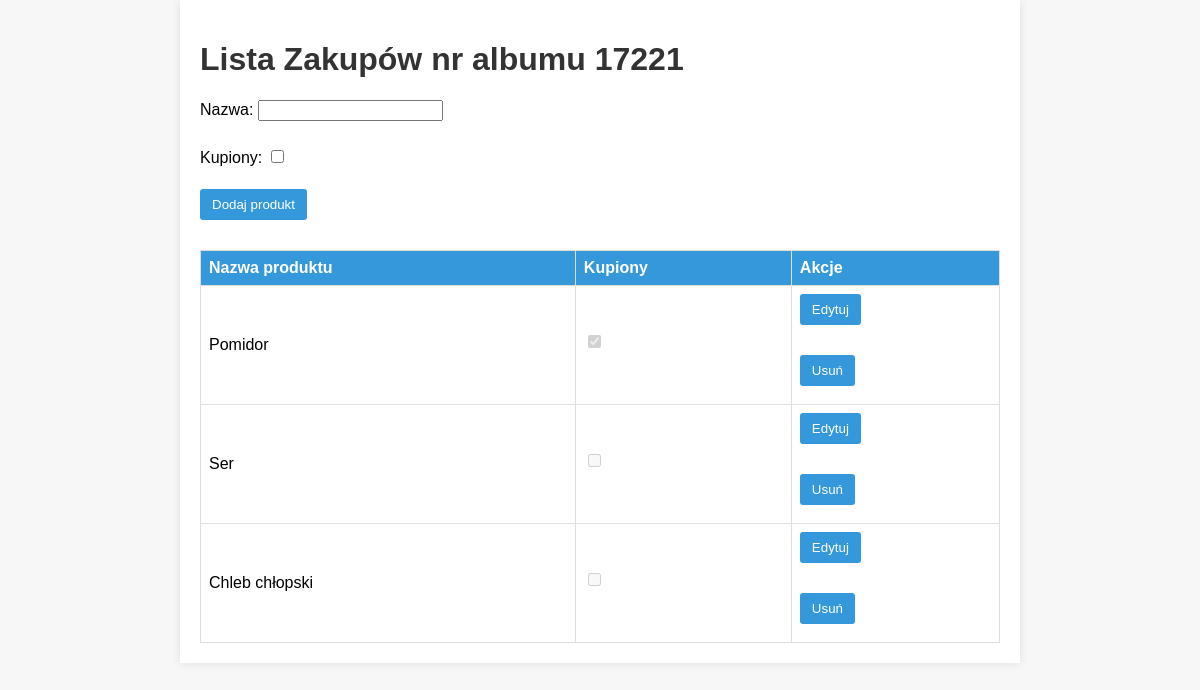
Before: / with the older database file.
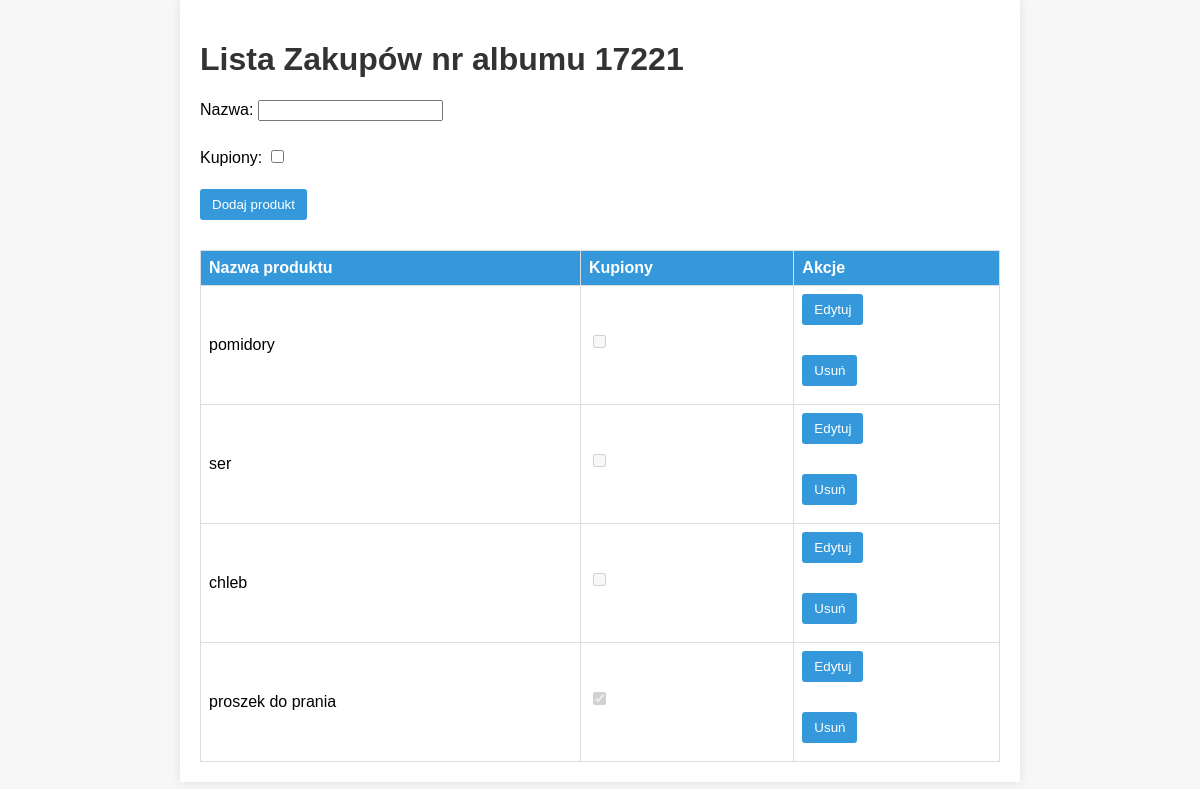
After: the same page with the newer database file.
### SHOPPING_LIST/models.py (models this page shows, shortened)
class Produkt(models.Model):
    nazwa = models.CharField(max_length=100)
    kupiony = models.BooleanField(default=False)

### SHOPPING_LIST/views.py (the view)
# urls.py: path('', lista_zakupow, name='lista_zakupow'),
def lista_zakupow(request):
    produkty = Produkt.objects.all()
    if request.method == 'POST':
        form = ProduktForm(request.POST)
        if form.is_valid():
            form.save()
            return redirect('lista_zakupow')
    else:
        form = ProduktForm()
    return render(request, 'PI_MVC/shopping_list.html', {'produkty': produkty, 'form': form})

### SHOPPING_LIST/forms.py
class ProduktForm(forms.ModelForm):
    class Meta:
        model = Produkt
        fields = '__all__'

### templates/PI_MVC/shopping_list.html (shortened to what this page needs)
{% load static %}
<!DOCTYPE html>
<html lang="en">
<head>
    <link rel="stylesheet" href="{% static 'css/styles.css' %}">
</head>
<body>
    <div class="container">
        <h1>Lista Zakupów nr albumu 17221</h1>
        <form method="post">
            {{ form.as_p }}
            <button type="submit">Dodaj produkt</button>
        </form>
        <table>
            <thead>
                <tr>
                    <th>Nazwa produktu</th>
                    <th>Kupiony</th>
                    <th>Akcje</th>
                </tr>
            </thead>
            <tbody>
                {% for produkt in produkty %}
                    <tr class="{% if produkt.kupiony %}zakupiony{% endif %}">
                        <td>{{ produkt.nazwa }}</td>
                        <td>
                            <input type="checkbox" {% if produkt.kupiony %}checked{% endif %} disabled>
                        </td>
                        <td>
                            <button onclick="toggleEditForm({{ produkt.id }})">Edytuj</button>
                            <form method="post" action="{% url 'usuwanie_produktu' produkt.id %}">
                                <button type="submit">Usuń</button>
                            </form>
                        </td>
                    </tr>
                {% endfor %}
            </tbody>
        </table>
    </div>
</body>
</html>

### static/css/styles.css (style rules this page uses)
body { font-family: 'Arial', sans-serif; background-color: #f7f7f7; margin: 0; padding: 0; }
.container { max-width: 800px; margin: 0 auto; padding: 20px; background-color: #fff; box-shadow: 0 0 10px rgba(0, 0, 0, 0.1); }
h1 { color: #333; }
table { width: 100%; border-collapse: collapse; margin-top: 20px; }
th, td { border: 1px solid #ddd; padding: 8px; text-align: left; }
th { background-color: #3498db; color: #fff; }
form { margin-top: 20px; }
label, input, button { margin-bottom: 10px; }
button { background-color: #3498db; color: #fff; padding: 8px 12px; border: none; border-radius: 3px; cursor: pointer; }

Changed rows visible on the page:
removed Produkt: nazwa "Pomidor", kupiony "☑"
removed Produkt: nazwa "Ser"
removed Produkt: nazwa "Chleb chłopski"
added Produkt: nazwa "pomidory"
added Produkt: nazwa "ser"
added Produkt: nazwa "chleb"
added Produkt: nazwa "proszek do prania", kupiony "☑"
